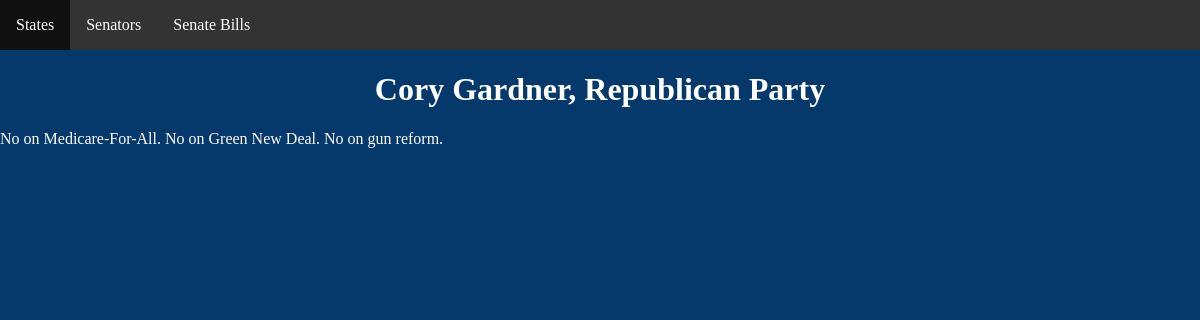
/search-state/detail/1/2, run on the app's committed database.
### congress/models.py (models this page shows)
class Senator(models.Model):
    name = models.CharField(max_length=100)
    party = models.CharField(max_length=100)
    voting_record = models.TextField()
    state = models.ForeignKey(State, on_delete=models.CASCADE)

### congress/views.py (the view)
# urls.py: path('search-state/detail/1/2', senator_detail2_view)
def senator_detail2_view(request):
    obj = Senator.objects.get(id=2)
    context = {
        "object": obj
    }
    return render(request, "senator/detail2.html", context)

### congress/templates/senator/detail2.html (shortened to what this page needs)
{% extends 'base.html' %}
{% load static %}
{% block content %}
    <h1>{{ object.name }}, {{ object.party }}</h1>
    <p>{{ object.voting_record }}</p>
{% endblock %}

### congress/static/congress/style.css (style rules this page uses)
body { background-color: #05386B; color: white; margin: 0; padding: 0; }
h1 { text-align: center; }

### data on the page
Senator: name "Cory Gardner", party "Republican Party", voting_record "No on Medicare-For-All. No on Green New Deal. No on gun reform."
